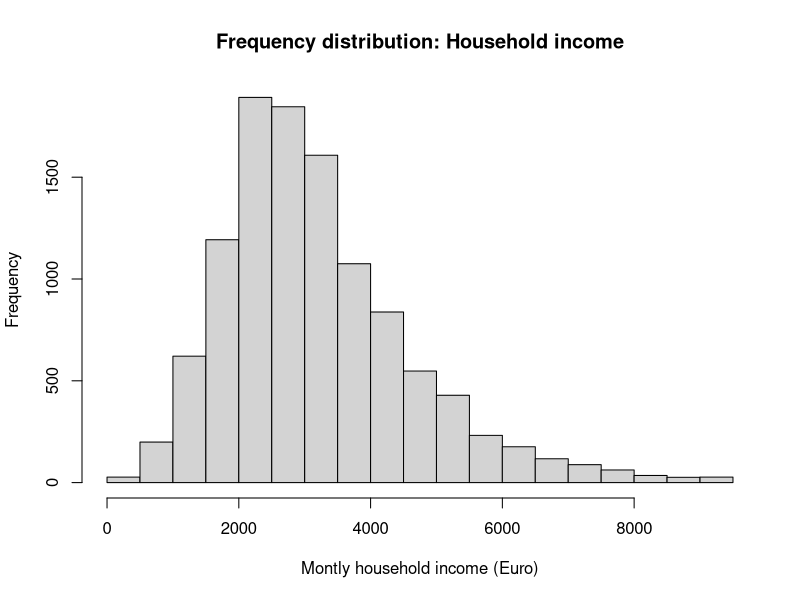
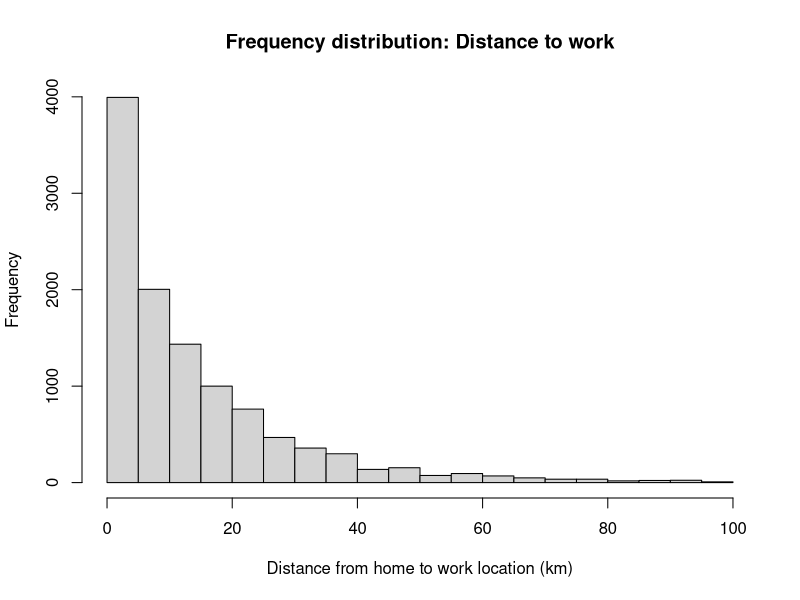
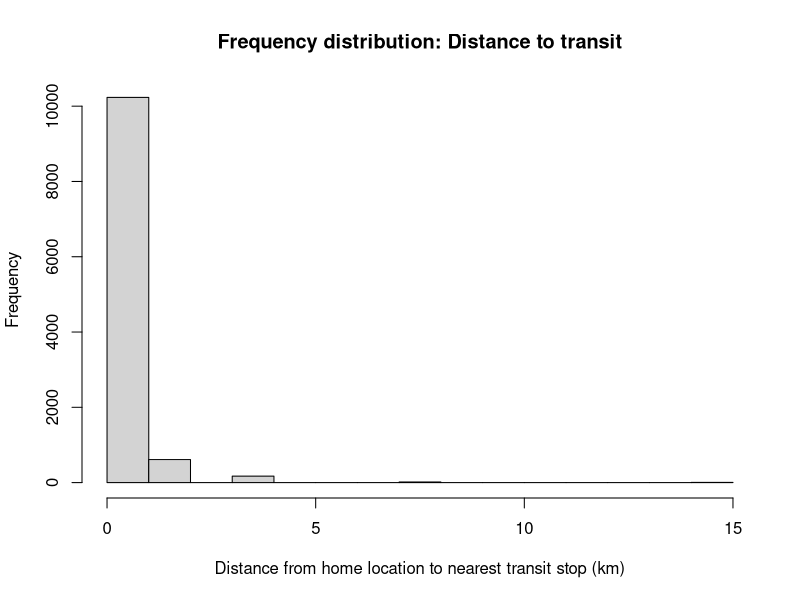
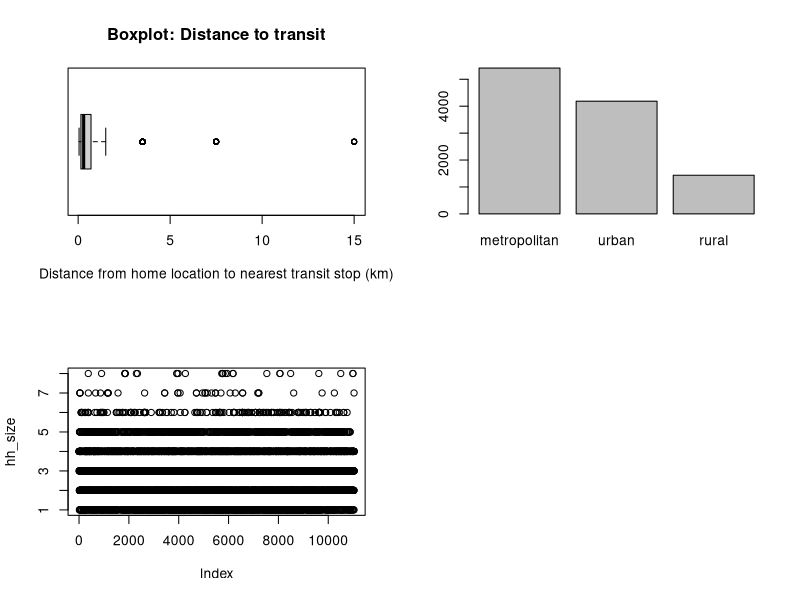

Generate these figures, in order, with R: (Note: this script raises an error after producing the figures.)

#####################################################################################
# INTRODUCTION INTO R - DATA ANALYSIS																								#
#-----------------------------------------------------------------------------------#
# 19. November 2018																																	#
#																																										#
# Raoul Rothfeld																																		#
# Based on Material from Hema Sharanya Rayaprolu																		#
#####################################################################################

#-----------------------------------------------------------------------------------#
# Basic Operations																																	#
#-----------------------------------------------------------------------------------#

# Setting up workspace
getwd()

# Help - ?function (lookup in documentation) or ??function (online)
?setwd

# Operations, variables, and Vectors (atomic vectors, lists)
4+6
a <- 5+7											# Store results in variables
b <- 1:20
c <- seq(0, 20,  by = 2) 			# Returns sequence of numbers from 0 to 20 incremented by 2
d <- seq(0, 10, length = 5) 	# Returns 5 equidistant numbers between 0 and 10
e <- rep(1, times = 5)				# Five times repetition of number 1

f <- c(1,5,6,8.5)  						# Returns an atomic (homogenous) vector, despite input of
															# integer and double numbers; c is short for concatenate
															# or combine

c(1,5,"6",8.5)								# What kind of atomic vector will be returned?

g <- rep(f, times = 2)				# Access values via variables
h <- rep(f, each = 2) 				# Repeats each value twice

i <- c("one","two","three")
str(i)												# Returns the structure of a variable/object
j <- list(TRUE, FALSE, TRUE)
str(j)

# Sampling and list-apply
?sample
k <- sample(1:20, size = 4, replace = FALSE)
l <- sample(c(0,1), size = 10, replace = TRUE, prob = c(0.1,0.9))

m <- c(4,16,64)
n <- sapply(m, FUN = sqrt)		# Executes a function (FUN) for each element of a vector/list
lapply(m, FUN = sqrt)
sapply(c(4,-16,64), FUN = abs)

# Matrices
?matrix
m1 <- matrix(data = 1:20, nrow = 4, ncol = 5)
m1

m2 <- rep(1, times=4)
m2

m3 <- cbind(m1, m2) 					# Column-bind
m3

colnames(m3) <- c("one","two","three","four","five","six")
m3

m4 <- matrix(data = 21:40, nrow = 4, ncol = 5)
m4

m5 <- rbind(m1,m4) 						# Row-bind
m5

# Environment commands
ls() 													# A list of all the objects in the workspace
rm(m5)
ls()
rm(list = ls()) 							# removes all workspace objects - clears memory

# Data frame and data import
sampleData <- read.csv("sampleData.csv") # read.table if reading from a .txt file
class(sampleData)

# Hint: Use RStudio'S "Import Dataset" function if you are unsure how to import a file

# Data export
write.csv(sampleData, file = "output.csv")


#-----------------------------------------------------------------------------------#
# Exploring Data																																		#
#-----------------------------------------------------------------------------------#

dim(sampleData) # nrow ncol
summary(sampleData)
names(sampleData) # a list of colnames
# TODO rename
head(sampleData) # first 6 rows of the dataset
str(sampleData) # data types of each column along with the first 10 entries

sampleData$hh_size

table(sampleData$hh_size) # frequency
summary(sampleData$hh_size) # statistical distribution
prop.table(table(sampleData$hh_size)) # share of the total

unique(sampleData$hh_size) # return unique values
unique(sampleData$region_type)
class(sampleData$region_type)
sampleData$region_type <- factor(sampleData$region_type, levels = c("metropolitan","urban","rural"))  # set the order of variables
str(sampleData$region_type)
table(sampleData$region_type)

tapply(sampleData$hh_size, sampleData$region_typ, mean) # mean houehold size by region type

# Example: Compute average trip length by income

summary(sampleData$hh_income)
# Let's add a new column with income categories
sampleData$income_cat <- cut(sampleData$hh_income, breaks = c(seq(0,7000,by=1000),10000), labels = 1:8) # create income categories
str(sampleData$income_cat)
summary(sampleData)
sum(is.na(sampleData$income_cat)==TRUE) # check if there are any N/A variables in your dataset

aggregate(sampleData$trip_length_km, by = list(sampleData$income_cat), mean)
?aggregate
# For weighted analysis
distByIncome <- by(sampleData, sampleData$income_cat, function(x) weighted.mean(x$trip_length_km, x$weight))
distByIncome
distByIncome <- do.call(cbind, list(distByIncome))
#distByIncome <- cbind(distByIncome)  # make it more readable
distByIncome
# Analyze by two variables
distByIncomeHHsize <- by(sampleData, list(sampleData$income_cat, sampleData$hh_size), function(x) weighted.mean(x$trip_length_km, x$weight))
distByIncomeHHsize <- do.call(cbind, list(distByIncomeHHsize))
distByIncomeHHsize  # shows hh size in columns and income categories in row

# TODO DATA:TABLE + ADD REFERENCE

####### --------------- VISUALIZING DATA --------------------- #######

# install.packages("questionr")
# library(questionr)

attach(sampleData)
#search()
hist(hh_income, main = "Frequency distribution: Household income", xlab = "Montly household income (Euro)")
hist(trip_length_km, main = "Frequency distribution: Distance to work", xlab = "Distance from home to work location (km)")
hist(dist_to_transit, main = "Frequency distribution: Distance to transit", xlab = "Distance from home location to nearest transit stop (km)")
par(mfrow = c(2,2))
boxplot(dist_to_transit, horizontal = TRUE, main = "Boxplot: Distance to transit", xlab = "Distance from home location to nearest transit stop (km)")
summary(dist_to_transit)
plot(region_type)
plot(hh_size)
# TODO
plot(trip_length_km,
		 type = "l",
		 xlab = "Income category",
		 lab = "Average trip length (km)",
		 ain = "Trip length distribution by income")



install.packages("ggplot2")
library(ggplot2)

# Trip distribution by income across region types
incomeByRegion <- data.frame(wtd.table(sampleData$income_cat, sampleData$region_type, weights = sampleData$weight))
names(incomeByRegion) <- c("incomeCat", "regionType", "Trips")
str(incomeByRegion)
levels(incomeByRegion$regionType)
incomeByRegion$regionType <- factor(incomeByRegion$regionType, levels = c("metropolitan", "urban", "rural"))
ggplot() + geom_area(aes(y = Trips, x = incomeCat, group = regionType, fill = regionType), data = incomeByRegion) + ggtile("Trip Distribution By Income Category")


####### --------------- MODELING DATA --------------------- #######

# Regression 
# HH autos = fn(HH size, HH income, Number of workers, Number of children, Distance to transit, Region type)

# Check correlation between independent variables

cor1 <- cor(subset(sampleData, select = c("hh_size", "hh_income", "n_emp", "n_children", "dist_to_transit", "region_type")))
levels(sampleData$region_type)
sampleData$region_type <- factor(sampleData$region_type, levels = c("metropolitan", "urban", "rural"))
sampleData$region_type <- as.numeric(sampleData$region_type)
cor1 <- cor(subset(sampleData, select = c("hh_size", "hh_income", "n_emp", "n_children", "dist_to_transit", "region_type")))

# Visualizing correlation

#install.packages("corrplot")
install.packages("corrplot")
library(corrplot)
corrplot(cor1, method = "number") # number of children and household size are fairly correlated

# Multiple Linear Regression
regressionFit1 <- lm(hh_autos~hh_size+hh_income+n_emp+dist_to_transit+region_type, data = sampleData, weights = sampleData$weight)
summary(regressionFit1)
# n_children instead of hh_size
regressionFit2 <- lm(hh_autos~n_children+hh_income+n_emp+dist_to_transit+region_type, data = sampleData, weights = sampleData$weight)
summary(regressionFit2)
# Transform variables
regressionFit3 <- lm(hh_autos~hh_size+log(hh_income)+n_emp+dist_to_transit+region_type, data = sampleData, weights = sampleData$weight)
summary(regressionFit3)
regressionFit4 <- lm(hh_autos~hh_size+log(hh_income)+n_emp+I(dist_to_transit^2)+region_type, data = sampleData, weights = sampleData$weight)
summary(regressionFit4)
# Interaction term
regressionFit5 <- lm(hh_autos~hh_size+hh_income+n_emp+dist_to_transit*region_type, data = sampleData, weights = sampleData$weight)
summary(regressionFit5)
regressionFit6 <- lm(hh_autos~hh_size+hh_income+n_emp+dist_to_transit:region_type, data = sampleData, weights = sampleData$weight)
summary(regressionFit6)

# TODO
# save predictions of the model in the new data frame together with variable you want to plot against
predicted_df <- data.frame(hh_autos_pred = predict(regressionFit6, sampleData), hh_size=sampleData$hh_size)

